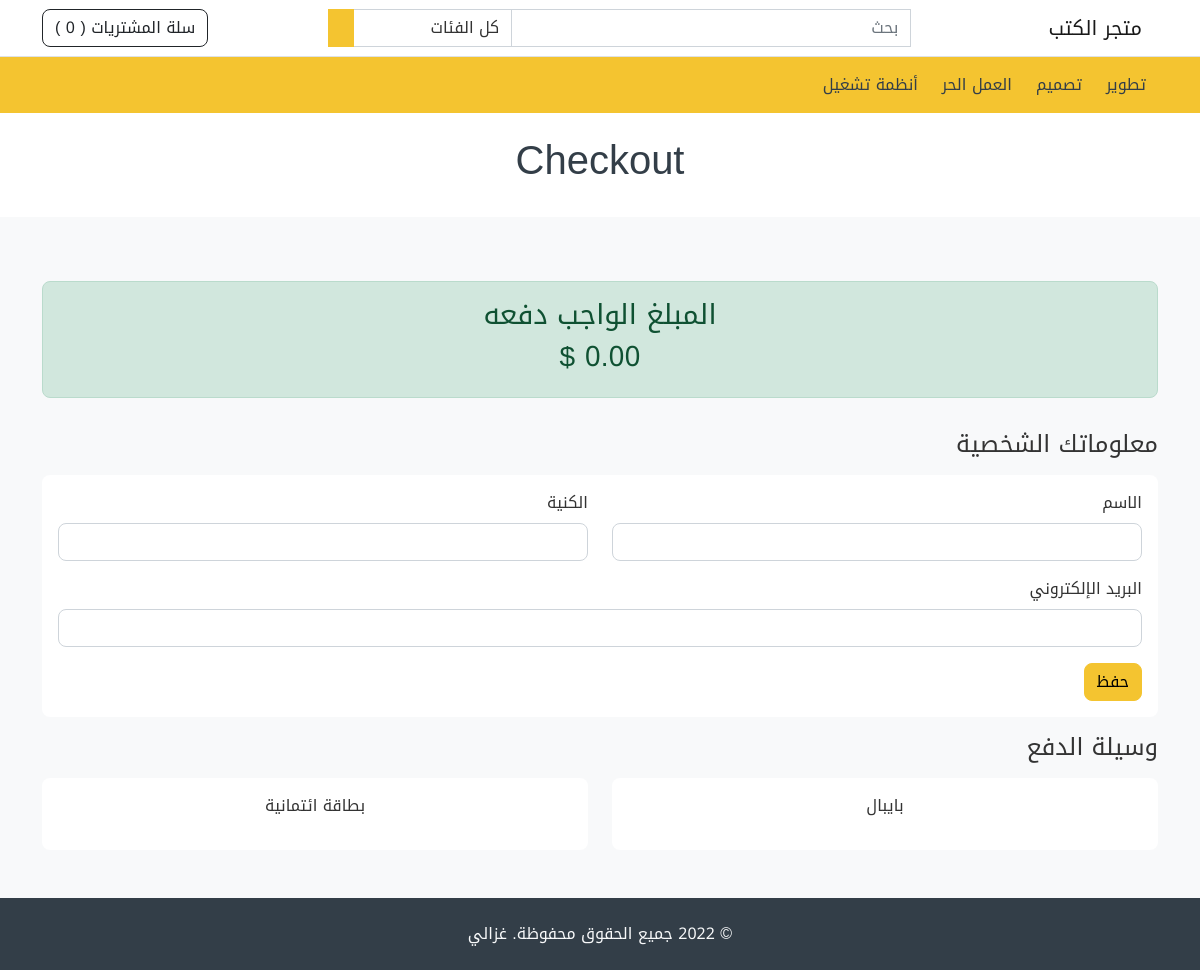
Page /checkout on the committed database.
### store/models.py (models this page shows, shortened)
class Category(models.Model):
    name = models.CharField(max_length=255, unique=True)
    featured = models.BooleanField(default=False)
    order = models.IntegerField(default=1)
    created_at = models.DateTimeField(auto_now_add=True)
    updated_at = models.DateTimeField(auto_now=True)
    class Meta:
        verbose_name = _('category')
        verbose_name_plural = _('categories')

### store/views.py (the view)
# urls.py: path("checkout", views.checkout, name='store.checkout'),
def checkout(request):
    return render(request, "checkout.html")

### store/custom_context_processor.py (called while the page is built)
def store_website(request):
    cart = Cart.objects.filter(session=request.session.session_key).last()
    cart_total = 0
    cart_products = []
    if cart:
        cart_products = Product.objects.filter(pk__in=cart.items)
        for item in cart_products:
            cart_total += item.price
    categories = Category.objects.order_by('order')
    return {
        'categories': categories,
        'cart_products': cart_products,
        'cart_total': cart_total
        }

### store/templatetags/my_filters.py (called while the page is built)
def currency(amount):
    return "{:.2f}".format(amount) + ' $'

### store/templates/checkout.html (shortened to what this page needs)
{% extends 'base.html' %}
{% load i18n my_filters %}
{% block content %}
  {% include 'common/page_title.html' with title='Checkout' %}
  <div class="container my-5">
    <div class="row bd-highlight">
      <div class="col-md-12">
        <h4 class="my-3 text-center">
          <div class="alert alert-success py-3">
            <h3 class="text-center">{% trans "Amount to pay" %}</h3>
            <h3 class="text-center">{{ cart_total|currency }}</h3>
          </div>
        </h4>
      </div>
      <div class="col-12">
        <h4 class="my-3"> {% trans "Your information" %} </h4>
        <div class="card">
          <div class="card-body">
            <form action="{% url 'checkout.order' %}" id="form-user-info" method="POST">
              <div class="row">
                <div class="col-md-6">
                  <div class="mb-3">
                    <label for="firstNameInput" class="form-label"
                      >{% trans "First Name" %}</label
                    >
                    <input
                      type="text"
                      class="form-control"
                      id="firstNameInput"
                      name="first_name"
                      required
                    />
                  </div>
                </div>
                <div class="col-md-6">
                  <div class="mb-3">
                    <label for="lastNameInput" class="form-label"
                      >{% trans "Last Name" %}</label
                    >
                    <input
                      type="text"
                      class="form-control"
                      id="lastNameInput"
                      name="last_name"
                      required
                    />
                  </div>
                </div>
              </div>
              <div class="mb-3">
                <label for="emailInput" class="form-label"
                  >{% trans "Email" %}</label
                >
                <input
                  type="email"
                  class="form-control"
                  id="emailInput"
                  name="email"
                  required
                />
              </div>
              <button class="btn btn-primary" type="submit">
                {% trans "Save" %}
              </button>
            </form>
          </div>
        </div>
        <h4 class="my-3">{% trans "Payment Method" %}</h4>
        <div class="row">
          <div class="col-md-6">
            <div id="pm-paypal" class="card" role="button">
              <div class="card-body text-center">
                <p>{% trans "Paypal" %}</p>
              </div>
            </div>
          </div>
          <div id="pm-stripe" class="col-md-6">
            <div class="card" role="button">
              <div class="card-body text-center">
                <p>{% trans "Credit Card" %}</p>
              </div>
            </div>
          </div>
        </div>
      </div>
    </div>
  </div>
{% endblock content %}

### store/templates/partials/header.html (shortened to what this page needs)
{% load i18n %}
<nav class="navbar navbar-expand-lg navbar-light bg-white border-bottom">
    <div class="container">
      <a class="navbar-brand" href="{% url 'store.home' %}"> {% trans "App Name" %} </a>
      <div
        class="collapse navbar-collapse mt-2 mt-lg-0"
        id="navbarSupportedContent"
      >
        {% include "partials/header_search.html" %}
        <ul class="navbar-nav my-2 my-lg-0">
          <li class="nav-item">
            <a href="{% url 'store.cart' %}" class="btn btn-outline-dark" type="button">
              {% trans "Cart" %} (<span id="cart-items-count"> {{ cart_products|length }} </span>)
            </a>
          </li>
        </ul>
      </div>
    </div>
</nav>
<nav class="navbar navbar-expand-lg navbar-light bg-primary">
    <div class="container">
      <div class="collapse navbar-collapse mt-2 mt-lg-0" id="navbarSupportedContent">
        <ul class="navbar-nav my-2 my-lg-0">
          {% for category in categories %}
            {% if category.featured == True %}
              <li class="nav-item">
                <a class="nav-link mx-1" href="{% url "store.category" category.id %}" role="button">
                  {{ category.name }}
                </a>
              </li>
            {% endif %}
          {% endfor %}
        </ul>
      </div>
    </div>
</nav>

### rows in the picture
Category: name "تطوير"
Category: name "تصميم"
Category: name "العمل الحر"
Category: name "أنظمة تشغيل"

### other values in the picture
{{ cart_total|currency }} "0.00 $"
